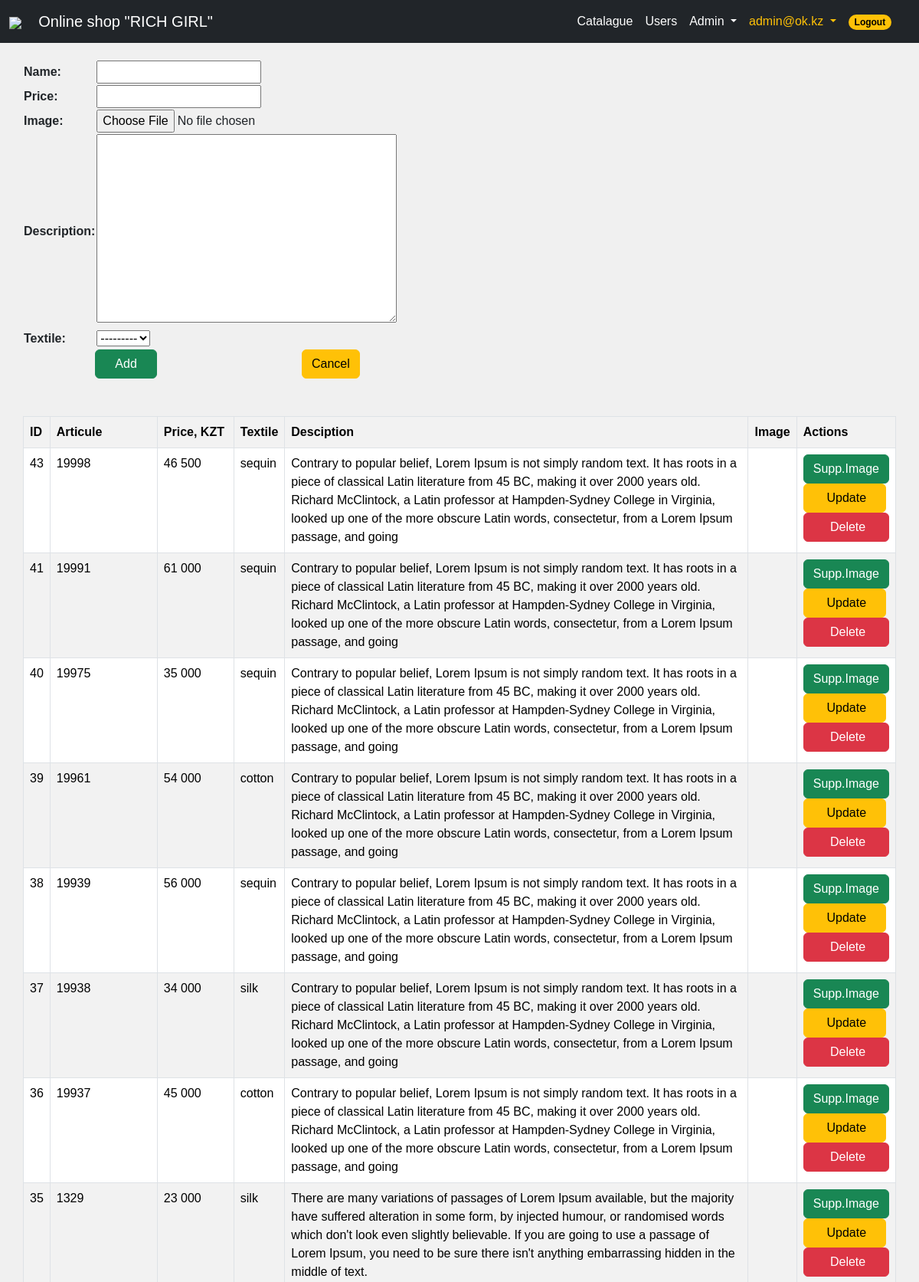
The app's page /addgoods/ (signed in, upper part) with its own data.
### app/models.py (models this page shows, shortened)
class Textile(models.Model):
    textile = models.CharField(max_length=50)
    def __str__(self):
        return self.textile

class Product(models.Model):
    name = models.CharField(max_length=30, unique=True)
    price = models.IntegerField()
    image = ThumbnailerImageField(upload_to=image_path)
    description = models.TextField(max_length=1000)
    textile = models.ForeignKey(Textile, related_name='products', on_delete=models.CASCADE)

### app/views.py (the view, shortened to what this page needs)
# urls.py: path('addgoods/', AddProduct.as_view(), name='addproduct'),
class AddProduct(SuperuserOnlyMixin, View):
    def get(self, request):
        form= AddProductForm()
        products = Product.objects.all().order_by('-id')
        context = {'info': products, 'form': form}
        return render(request, 'addproduct.html', context)

### app/forms.py (shortened to what this page needs)
class AddProductForm(forms.ModelForm):
    class Meta:
        model = Product
        fields = ('__all__')

### app/templatetags/custom_filters.py (called while the page is built)
@register.filter
def thousands_with_spaces(value):
    try:
        value = int(value) if isinstance(value, str) else value
        formatted_value = "{:,}".format(value).replace(",", " ")
        return formatted_value
    except (ValueError, TypeError):
        return value

### app/views.py (called while the page is built)
    def test_func(self):
        return self.request.user.is_authenticated and self.request.user.is_superuser

### templates/addproduct.html (shortened to what this page needs)
{% extends "base.html" %}
{% load custom_filters %}
{% block content %}
    <div style="margin:30px;">
        <div>
            <form method="post" enctype="multipart/form-data">
                <table>
                    {{ form.as_table }}
                </table>
                <table>
                    <tr>
                        <td style="width:93px;"> </td>
                        <td style="width:270px;"><button type="submit" class="btn btn-success">&nbsp&nbsp&nbspAdd&nbsp&nbsp&nbsp  </button>  </td>
                        <td style="width:150px;"><a href="{% url 'home' %}" class="btn btn-warning">Cancel</a> </td>
                    </tr>
                </table>
            </form>
        <div> <br> <br>
            <table class="table table-bordered table-striped">
                <tr>
                    <th> ID </th>
                    <th> Articule </th>
                    <th> Price, KZT </th>
                    <th> Textile </th>
                    <th> Desciption </th>
                    <th> Image </th>
                    <th> Actions</th>
                </tr>
            {% for each in info %}
                <tr>
                    <td> {{ each.id}} </td>
                    <td style='width:140px;'> {{ each.name }} </td>
                    <td style='width:100px;'> {{ each.price|thousands_with_spaces }} </td>
                    <td> {{ each.textile }} </td>
                    <td> {{ each.description }} </td>
                    <td> <img src='{{ each.image.lenta.url }}' height='150px'> </td>
                    <td><a href="{% url 'addimage' product_pk=each.pk %}" class="btn btn-success"> Supp.Image </a> <br>
                        <a href="{% url 'update' each.id %}" class="btn btn-warning btn-block"> &nbsp&nbsp&nbsp Update&nbsp&nbsp&nbsp</a> <br>
                        <a href="{% url 'delete' each.id %}" class="btn btn-danger btn-block"> &nbsp&nbsp&nbsp&nbsp Delete &nbsp&nbsp&nbsp</a></td>
                </tr>
            {% endfor %}
            </table>
    </div>
{% endblock %}

### templates/base.html (shortened to what this page needs)
{% load static %}
<!DOCTYPE html>
<html lang="en">
<head>
    <link href="https://cdn.jsdelivr.net/npm/bootstrap@5.3.2/dist/css/bootstrap.min.css" rel="stylesheet">
    <link rel="stylesheet" href="{% static 'css/style9.css' %}">
    <link rel="stylesheet" href="{% static 'css/carousel.css' %}">
</head>
<body>
    <nav class="navbar navbar-expand-md navbar-dark fixed-top bg-dark">
        <div class="container-fluid">
            <a class="navbar-brand" href="{% url 'index' %}"><img src="{% static 'images/logo1-1.png' %}" height="40px;">  &nbsp&nbsp&nbspOnline shop "RICH GIRL" </a>
            <div class="offcanvas offcanvas-end text-bg-dark" tabindex="-1" id="offcanvasNavbar2" aria-labelledby="offcanvasNavbar2Label">
                <div class="offcanvas-body">
                    <ul class="navbar-nav justify-content-end flex-grow-1 pe-3">
                        <li class="nav-item">
                        <a class="nav-link active" aria-current="page" href="{% url 'home' %}">Catalague</a>
                        </li>
                        {% if request.user.is_superuser %}
                        <li class="nav-item">
                            <a class="nav-link  active" aria-current="page" href="{% url 'users' %}">Users</a>
                        </li>
                        {% endif %}
                        {% if request.user.is_superuser %}
                        <li class="nav-item dropdown">
                        <a class="nav-link dropdown-toggle  active " href="#" role="button" data-bs-toggle="dropdown" aria-expanded="false">
                            Admin
                        </a>
                        </li>
                        {% endif %}
                        {% if request.user.is_authenticated %}
                        <li class="nav-item dropdown">
                            <a class="nav-link dropdown-toggle  active text-warning" role="button" data-bs-toggle="dropdown" aria-expanded="false">
                                {% if request.user.first_name %} {{ request.user.first_name }} {% else %} {{ request.user }} {% endif %}
                            </a>
                            </li>
                            <li class="nav-item">
                                <a class="nav-link active" aria-current="page" href="{% url 'logout' %}"> <span class="badge text-bg-warning rounded-pill">Logout</span> </a>
                            </li>
                        {% endif %}
                    </ul>
                </div>
            </div>
        </div>
    </nav>
    <div style="margin-top: 30px;">
        {% block content %}
        {% endblock %}
    </div>
</body>
</html>

### static/css/style9.css (style rules this page uses)
body { font-family: Arial, sans-serif; background-color: #f0f0f0; margin: 0; padding: 0; }
a { text-decoration: none; color: black; }

### static/css/carousel.css (style rules this page uses)
body { padding-top: 3rem; padding-bottom: 3rem; color: rgb(var(--bs-tertiary-color-rgb)); }

### templates/base.html (style rules this page uses)
* { box-sizing: border-box; }

### records on screen
Textile: textile "---------"
Product: id "43", name "19998", price|thousands_with_spaces "46 500", textile "sequin", description "Contrary to popular belief, Lorem Ipsum is not simply random text. It has roots in a piece of classical Latin literature from 45 BC, making it over 2000 years old. Richard McClintock, a Latin professor at Hampden-Sydney College in Virginia, looked up one of the more obscure Latin words, consectetur, from a Lorem Ipsum passage, and going"
Product: id "41", name "19991", price|thousands_with_spaces "61 000", textile "sequin", description "Contrary to popular belief, Lorem Ipsum is not simply random text. It has roots in a piece of classical Latin literature from 45 BC, making it over 2000 years old. Richard McClintock, a Latin professor at Hampden-Sydney College in Virginia, looked up one of the more obscure Latin words, consectetur, from a Lorem Ipsum passage, and going"
Product: id "40", name "19975", price|thousands_with_spaces "35 000", textile "sequin", description "Contrary to popular belief, Lorem Ipsum is not simply random text. It has roots in a piece of classical Latin literature from 45 BC, making it over 2000 years old. Richard McClintock, a Latin professor at Hampden-Sydney College in Virginia, looked up one of the more obscure Latin words, consectetur, from a Lorem Ipsum passage, and going"
Product: id "39", name "19961", price|thousands_with_spaces "54 000", textile "cotton", description "Contrary to popular belief, Lorem Ipsum is not simply random text. It has roots in a piece of classical Latin literature from 45 BC, making it over 2000 years old. Richard McClintock, a Latin professor at Hampden-Sydney College in Virginia, looked up one of the more obscure Latin words, consectetur, from a Lorem Ipsum passage, and going"
Product: id "38", name "19939", price|thousands_with_spaces "56 000", textile "sequin", description "Contrary to popular belief, Lorem Ipsum is not simply random text. It has roots in a piece of classical Latin literature from 45 BC, making it over 2000 years old. Richard McClintock, a Latin professor at Hampden-Sydney College in Virginia, looked up one of the more obscure Latin words, consectetur, from a Lorem Ipsum passage, and going"
Product: id "37", name "19938", price|thousands_with_spaces "34 000", textile "silk", description "Contrary to popular belief, Lorem Ipsum is not simply random text. It has roots in a piece of classical Latin literature from 45 BC, making it over 2000 years old. Richard McClintock, a Latin professor at Hampden-Sydney College in Virginia, looked up one of the more obscure Latin words, consectetur, from a Lorem Ipsum passage, and going"
Product: id "36", name "19937", price|thousands_with_spaces "45 000", textile "cotton", description "Contrary to popular belief, Lorem Ipsum is not simply random text. It has roots in a piece of classical Latin literature from 45 BC, making it over 2000 years old. Richard McClintock, a Latin professor at Hampden-Sydney College in Virginia, looked up one of the more obscure Latin words, consectetur, from a Lorem Ipsum passage, and going"
Product: id "35", name "1329", price|thousands_with_spaces "23 000", textile "silk", description "There are many variations of passages of Lorem Ipsum available, but the majority have suffered alteration in some form, by injected humour, or randomised words which don't look even slightly believable. If you are going to use a passage of Lorem Ipsum, you need to be sure there isn't anything embarrassing hidden in the middle of text."

### other values on screen
{{ request.user }} "admin@ok.kz"
